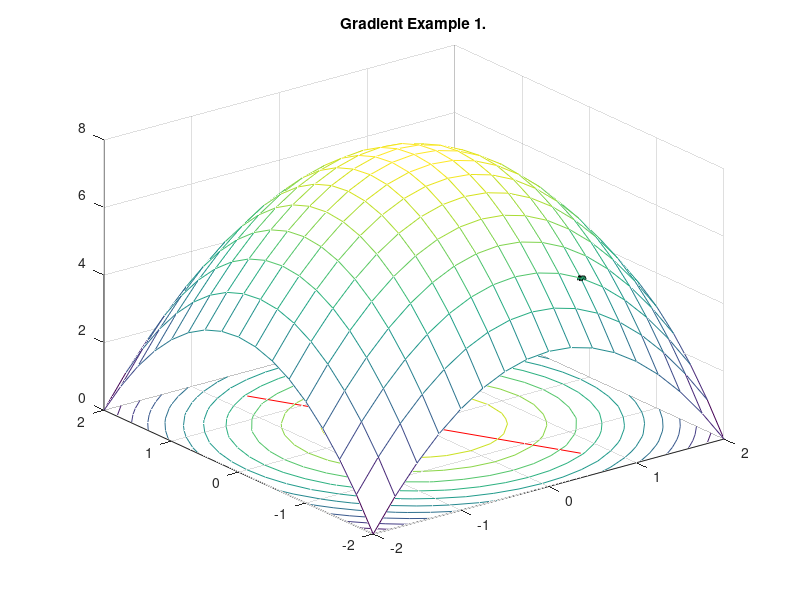

The MATLAB source for this figure:
1;

function dot(x,y,z,radius)
  [p,q,r] = sphere();
  p = p .* radius;
  q = q .* radius;
  r = r .* radius;
  surf(x+p, y+q, z+r);
end

# the original function
f = @(x,y) 8-(x.^2 + y.^2);

# Plot the original function, a concave 3D parabola
x = -2:0.25:2;
y = -2:0.25:2;
for i=1:size(x,2) 
  for j=1:size(y,2)
    z(i,j) = f(x(i), y(j));
  end
end
meshc(x,y,z);
hold on;

# choose a random point (x0,y0) on that surface
i = 12;
j = 3;
point = [x(i) y(j) z(i,j)]
dot(x(i), y(j), f(x(i), y(j)), .05)

# calculate both partial derivatives
pfpx = -2*x(i);        # partial derivative with respect to x
pfpy = -2*y(j);        # partial derivative with respect to y

gradient = [pfpx pfpy]

p1 = [x(i) y(j)];
p2 = p1 + gradient;

px = [p1(1), p2(1)];
py = [p1(2), p2(2)];
pz = [0,0];
plot(px,py, 'r');

# save
title('Gradient Example 1.')
# print([imagedir 'gradient_example1.png'], '-S400,300');


# https://www.mathworks.com/help/matlab/math/calculate-tangent-plane-to-surface.html
# https://www.gnu.org/software/octave/doc/v4.0.3/Utility-Functions.html

